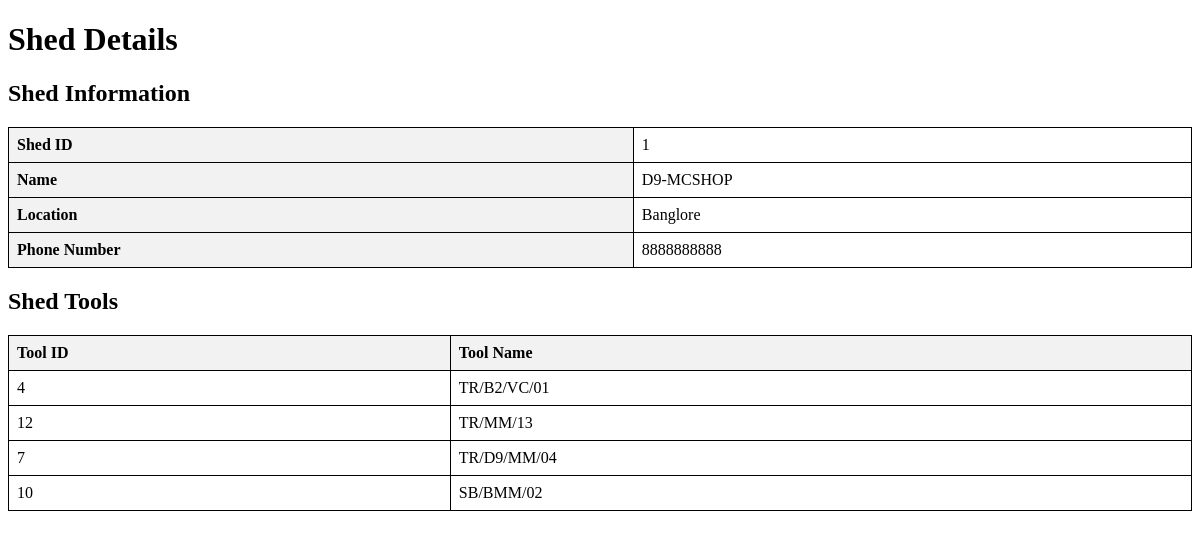
/shed/1/, run on the app's committed database.
### app1/models.py (models this page shows, shortened)
class ShedDetails(models.Model):
    shed_id = models.AutoField(primary_key=True)
    name = models.CharField(max_length=24)
    location = models.CharField(max_length=16)
    phone_number = models.CharField(max_length=10)

class ShedTools(models.Model):
    shedtool_id = models.AutoField(primary_key=True)
    shed = models.ForeignKey(ShedDetails, on_delete=models.DO_NOTHING)
    using_tool = models.ForeignKey(InstrumentModel, on_delete=models.DO_NOTHING)

class InstrumentModel(models.Model):
    instrument_no = models.AutoField(primary_key=True)
    instrument_name = models.CharField(max_length=16)
    manufacturer_name = models.CharField(max_length=24, blank=True, null=True)
    year_of_purchase = models.DateField()
    gst = models.SmallIntegerField()
    description = models.CharField(max_length=255, blank=True, null=True)
    instrument_range = models.CharField(max_length=16, blank=True, null=True)
    least_count = models.CharField(max_length=8, blank=True, null=True)
    type_of_tool = models.ForeignKey(InstrumentGroupMaster, on_delete=models.DO_NOTHING)
    calibration_frequency = models.IntegerField()

### app1/views.py (the view)
# urls.py: path('shed/<int:shed_id>/', ShedDetailView1.as_view(), name='shed_detail'),
class ShedDetailView1(View):
    def get(self, request, shed_id):
        shed = get_object_or_404(ShedDetails, pk=shed_id)
        shed_tools = ShedTools.objects.filter(shed=shed)
        return render(request, 'app1/shed_detail.html', {'shed': shed, 'shed_tools': shed_tools})

### app1/templates/app1/shed_detail.html (shortened to what this page needs)
<!DOCTYPE html>
<html lang="en">
<head>
</head>
<body>
    <h1>Shed Details</h1>
    <h2>Shed Information</h2>
    <table>
        <tbody>
            <tr>
                <th>Shed ID</th>
                <td>{{ shed.shed_id }}</td>
            </tr>
            <tr>
                <th>Name</th>
                <td>{{ shed.name }}</td>
            </tr>
            <tr>
                <th>Location</th>
                <td>{{ shed.location }}</td>
            </tr>
            <tr>
                <th>Phone Number</th>
                <td>{{ shed.phone_number }}</td>
            </tr>
        </tbody>
    </table>
    <h2>Shed Tools</h2>
    <table>
        <thead>
            <tr>
                <th>Tool ID</th>
                <th>Tool Name</th>
            </tr>
        </thead>
        <tbody>
            {% for shed_tool in shed_tools %}
            <tr>
                <td>{{ shed_tool.using_tool.instrument_no }}</td>
                <td>{{ shed_tool.using_tool.instrument_name }}</td>
            </tr>
            {% empty %}
            <tr>
                <td colspan="2">No tools available in this shed.</td>
            </tr>
            {% endfor %}
        </tbody>
    </table>
</body>
</html>

### app1/templates/app1/shed_detail.html (style rules this page uses)
table { width: 100%; border-collapse: collapse; margin-bottom: 10px; }
th, td { border: 1px solid black; padding: 8px; text-align: left; }
th { background-color: #f2f2f2; }

### data on the page
ShedDetails: shed_id "1", name "D9-MCSHOP", location "Banglore", phone_number "8888888888"
ShedTools: using_tool.instrument_no "4", using_tool.instrument_name "TR/B2/VC/01"
ShedTools: using_tool.instrument_no "12", using_tool.instrument_name "TR/MM/13"
ShedTools: using_tool.instrument_no "7", using_tool.instrument_name "TR/D9/MM/04"
ShedTools: using_tool.instrument_no "10", using_tool.instrument_name "SB/BMM/02"
